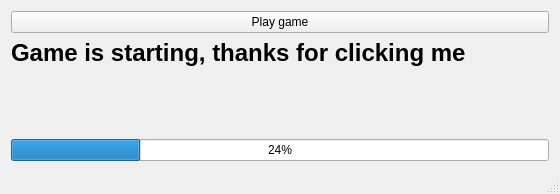
<?xml version="1.0" encoding="UTF-8"?>
<ui version="4.0">
 <class>myGame</class>
 <widget class="QMainWindow" name="myGame">
  <property name="geometry">
   <rect>
    <x>0</x>
    <y>0</y>
    <width>560</width>
    <height>188</height>
   </rect>
  </property>
  <property name="windowTitle">
   <string>myGame</string>
  </property>
  <widget class="QWidget" name="centralWidget">
   <layout class="QVBoxLayout" name="verticalLayout_2">
    <item>
     <layout class="QVBoxLayout" name="verticalLayout">
      <item>
       <widget class="QPushButton" name="pushButton">
        <property name="text">
         <string>Play game</string>
        </property>
       </widget>
      </item>
      <item>
       <widget class="QLabel" name="label">
        <property name="text">
         <string>&lt;!DOCTYPE HTML PUBLIC &quot;-//W3C//DTD HTML 4.0//EN&quot; &quot;http://www.w3.org/TR/REC-html40/strict.dtd&quot;&gt;
&lt;html&gt;&lt;head&gt;&lt;meta name=&quot;qrichtext&quot; content=&quot;1&quot; /&gt;&lt;style type=&quot;text/css&quot;&gt;
p, li { white-space: pre-wrap; }
&lt;/style&gt;&lt;/head&gt;&lt;body style=&quot; font-family:'MS Shell Dlg 2'; font-size:7.5pt; font-weight:400; font-style:normal;&quot;&gt;
&lt;p style=&quot; margin-top:18px; margin-bottom:12px; margin-left:0px; margin-right:0px; -qt-block-indent:0; text-indent:0px;&quot;&gt;&lt;span style=&quot; font-size:xx-large; font-weight:600;&quot;&gt;Game is starting, thanks for clicking me&lt;/span&gt;&lt;/p&gt;
&lt;p style=&quot;-qt-paragraph-type:empty; margin-top:18px; margin-bottom:12px; margin-left:0px; margin-right:0px; -qt-block-indent:0; text-indent:0px; font-size:xx-large; font-weight:600;&quot;&gt;&lt;/p&gt;&lt;/body&gt;&lt;/html&gt;</string>
        </property>
       </widget>
      </item>
      <item>
       <spacer name="horizontalSpacer">
        <property name="orientation">
         <enum>Qt::Horizontal</enum>
        </property>
        <property name="sizeHint" stdset="0">
         <size>
          <width>40</width>
          <height>20</height>
         </size>
        </property>
       </spacer>
      </item>
      <item>
       <widget class="QProgressBar" name="progressBar">
        <property name="value">
         <number>24</number>
        </property>
       </widget>
      </item>
     </layout>
    </item>
   </layout>
  </widget>
  <widget class="QStatusBar" name="statusBar"/>
 </widget>
 <layoutdefault spacing="6" margin="11"/>
 <resources/>
 <connections/>
</ui>
